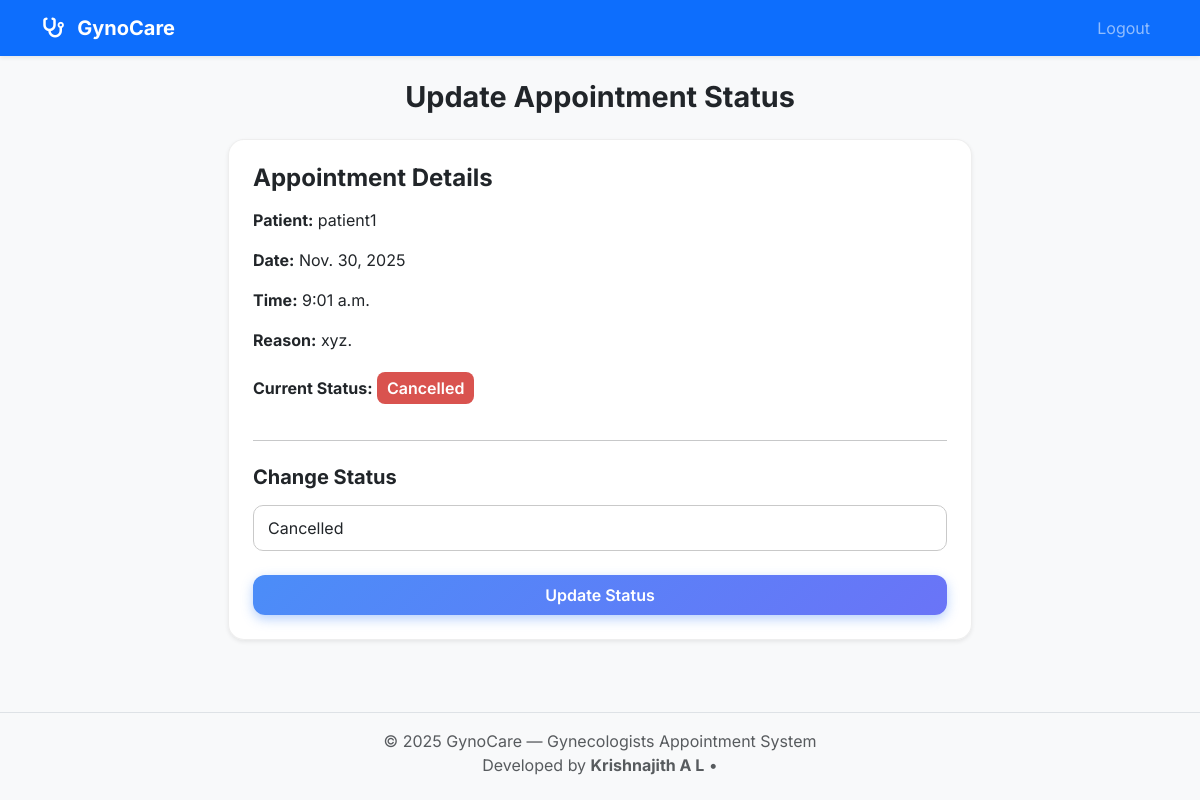
Screenshot of /appointments/update/8/ (signed in) with the database file from the repository.
### appointments/models.py (models this page shows, shortened)
class Appointment(models.Model):
    patient = models.ForeignKey(User, on_delete=models.CASCADE, related_name='patient_appointments')
    doctor = models.ForeignKey(User, on_delete=models.CASCADE, related_name='doctor_appointments')
    date = models.DateField()
    time = models.TimeField()
    reason = models.TextField(blank=True,null=True)
    STATUS_CHOICES = (
                      ('Pending','Pending'),
                      ('Approved','Approved'),
                      ('Completed','Completed'),
                      ('Cancelled','Cancelled'),
                      )
    status = models.CharField(max_length=20,choices=STATUS_CHOICES, default='Pending')
    created_at = models.DateTimeField(auto_now_add=True)

### users/decorators.py (the view)
        @login_required
        def wrapper(request, *args, **kwargs):
            profile = Profile.objects.get(user=request.user)
            if profile.role != allowed_role:
                return redirect('login')   # OR 'home'
            return view_func(request, *args, **kwargs)

### appointments/views.py (called while the page is built, shortened)
@role_required('doctor')
def update_appointment_status(request, pk):
    profile = Profile.objects.get(user=request.user)
    if profile.role != 'doctor':
        return redirect('home')
    appointment = get_object_or_404(Appointment, id=pk)
    return render(request, 'appointments/update_status.html', {
                                                                'appointment': appointment,
                                                                'show_dashboard_link': False,
                                                                'show_logout': True,
                                                                'title': 'Status Update Page – GynoCare',
                                                                })

### templates/appointments/update_status.html (shortened to what this page needs)
{% extends 'base.html' %}
{% load static %}
{% block content %}
<h2 class="section-title mb-4 text-center">Update Appointment Status</h2>
<div class="card glass-card p-4 col-md-8 mx-auto shadow-sm rounded-4">
    <h4 class="fw-bold mb-3">Appointment Details</h4>
    <div class="mb-2">
        <p><strong>Patient:</strong> {{ appointment.patient.username }}</p>
        <p><strong>Date:</strong> {{ appointment.date }}</p>
        <p><strong>Time:</strong> {{ appointment.time }}</p>
        {% if appointment.reason %}
            <p><strong>Reason:</strong> {{ appointment.reason }}</p>
        {% endif %}
    </div>
    <p>
        <strong>Current Status:</strong>
        {% if appointment.status == "Pending" %}
            <span class="badge-pending">Pending</span>
        {% elif appointment.status == "Approved" %}
            <span class="badge-approved">Approved</span>
        {% elif appointment.status == "Completed" %}
            <span class="badge-completed">Completed</span>
        {% else %}
            <span class="badge-cancelled">Cancelled</span>
        {% endif %}
    </p>
    <hr class="my-4">
    <h5 class="fw-bold mb-3">Change Status</h5>
    <form method="POST">
        <select class="form-control mb-3" name="status" required>
            <option value="Cancelled" {% if appointment.status == "Cancelled" %}selected{% endif %}>Cancelled</option>
        </select>
        <button class="btn submit-btn w-100 py-2 fw-semibold mt-2">
            Update Status
        </button>
    </form>
</div>
{% endblock %}

### static/css/style.css (style rules this page uses)
body { background: #f4f7ff !important; font-family: 'Inter', sans-serif; }
.card { border-radius: 16px !important; }
.glass-card { backdrop-filter: blur(12px); background: rgba(255, 255, 255, 0.9); border: 1px solid rgba(200, 200, 200, 0.3); transition: 0.3s ease-in-out; }
.form-control, select, textarea { border-radius: 10px !important; padding: 10px 14px !important; border: 1px solid #c9c9c9 !important; transition: 0.2s ease; }
.submit-btn, .primary-btn { background: linear-gradient(135deg, #4B8DF8, #6A74F7); border: none !important; border-radius: 12px !important; transition: 0.3s ease !important; box-shadow: 0px 4px 12px rgba(75, 141, 248, 0.4); color: white !important; }
.badge-cancelled { background: #D9534F !important; color: white !important; padding: 6px 10px; border-radius: 8px; font-weight: 600; }
.section-title { font-weight: 700; font-size: 1.8rem; }
.glass-card, .dashboard-card { animation: fadeIn 0.6s ease-in-out; }

### rows the page displays
Appointment: patient.username "patient1", date "Nov. 30, 2025", time "9:01 a.m.", reason "xyz.", status "Cancelled"
